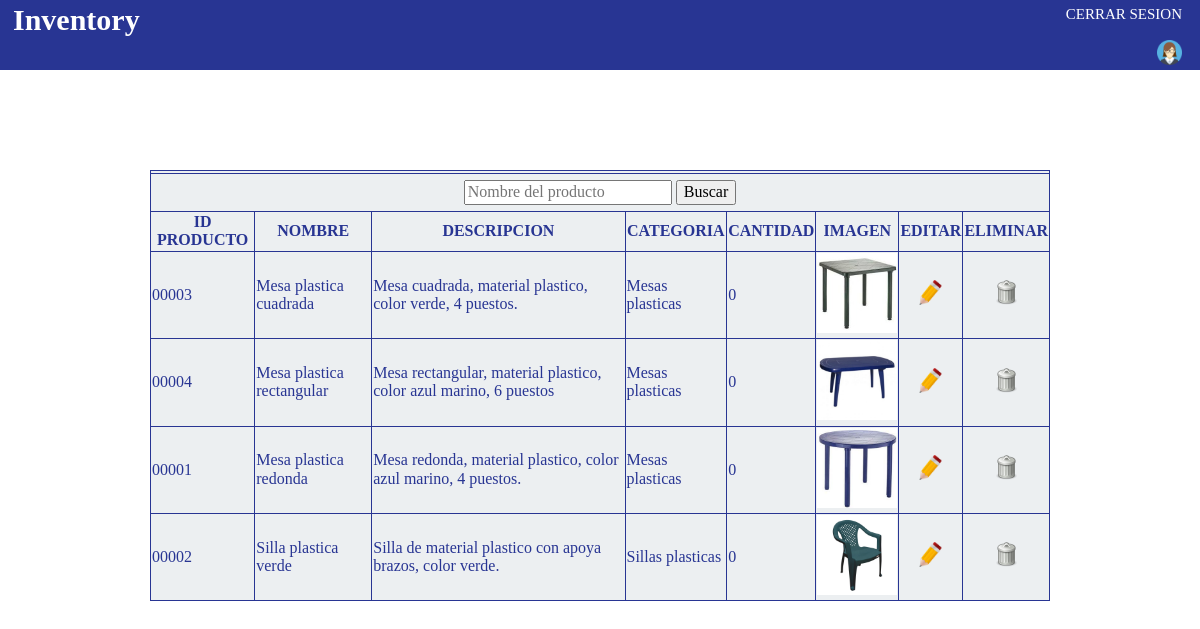
The page /inventarioAlmacen.php on the database its author committed.
### tables this page shows
CREATE TABLE IF NOT EXISTS `producto` (
  `id_producto` int(5) UNSIGNED ZEROFILL NOT NULL AUTO_INCREMENT,
  `nombre` varchar(30) NOT NULL,
  `descripcion` varchar(120) NOT NULL,
  `categoria` varchar(30) NOT NULL,
  `cantidad` int(11) NOT NULL,
  `precio` int(11) NOT NULL,
  `almacen` varchar(30) NOT NULL,
  `imagen` varchar(120) NOT NULL,
  PRIMARY KEY (`id_producto`)
);

### inventarioAlmacen.php (the view, shortened to what this page needs)
<?php
	include('conexion.php');
?>
<!DOCTYPE html>
<html>
	<head>
		<link rel="stylesheet" type="text/css" href="css/normalize.css">
		<link rel="stylesheet" type="text/css" href="css/style.css">
	</head>
	<body>
		<?php
			if ($_SESSION['sexo']=='masculino') {
				include('bannerM.php');
			} else {
				include('bannerF.php');
			}
			$almacen=$_GET['pro'];
			$sql="SELECT * FROM producto WHERE almacen='$almacen' GROUP BY nombre";
			$query=mysqli_query($link,$sql)or die(mysqli_error($link));
			$resultados=mysqli_num_rows($query);
		?>
			<table align="center" id="lista1" border="1">
				<tr>
					<th colspan="8"><?php echo $almacen; ?></th>
				</tr>
				<tr>
					<form method="post">
						<th colspan="9" height="35px"><input type="text" name="buscar" placeholder="Nombre del producto">       <input type="submit" name="busqueda" value="Buscar"></th>
					</form>
				</tr>
				<tr>
					<th>ID PRODUCTO</th>
					<th>NOMBRE</th>
					<th>DESCRIPCION</th>
					<th>CATEGORIA</th>
					<th>CANTIDAD</th>
					<th>IMAGEN</th>
					<th>EDITAR</th>
					<th>ELIMINAR</th>
				</tr><?php
				if ($resultados==0) { ?>
					<tr>
						<th colspan="8"><p style="color: red;">NO HAY PRODUCTOS CARGADOS A ESTE ALMACEN</p></th>
					</tr><?php
				} else {
					while ($row=mysqli_fetch_array($query)) {
						if (isset($_POST['buscar']) && $_POST['buscar']!='') {
							$sql1="SELECT *, sum(cantidad) as cantidadProductoAlmacen FROM producto WHERE almacen='$almacen' AND nombre LIKE '$_POST[buscar] %' OR almacen='$almacen' AND nombre LIKE '% $_POST[buscar]' OR almacen='$almacen' AND nombre LIKE '% $_POST[buscar] %' OR almacen='$almacen' AND nombre LIKE '%$_POST[buscar]%' GROUP BY nombre";
							$query1=mysqli_query($link,$sql1)or die(mysqli_error($link));
							$resultados1=mysqli_num_rows($query1);
							if ($resultados1==0) { ?>
								<tr>
									<th colspan="8"><p style="color: red; border-color: #283593;">NO HAY RESULTADOS DE LA BUSQUEDA</p></th>
								</tr><?php
							} else {
								while ($row1=mysqli_fetch_array($query1)) { ?>
								 	<tr>
										<td><?php echo $row1['id_producto']; ?></td>
										<td><?php echo $row1['nombre']; ?></td>
										<td><?php echo $row1['descripcion']; ?></td>
										<td><?php echo $row1['categoria']; ?></td>
										<td><?php echo $row1['cantidadProductoAlmacen']; ?></td>
										<td><img id="imagen" src="img/<?php echo $row1['imagen']; ?>"></td>
										<th><a href="editarProducto.php?pro=<?php print $row1[0] ?>"><img src="img/Pencil512_44200.png" id="modificar"></a></th>
										<th><a href="eliminarProducto.php?pro=<?php print $row1[0]; ?>"><img src="img/Icon-trash.png" id="modificar"></a></th>
									</tr><?php
								}
							}
						} else {
							$sql1="SELECT *, sum(cantidad) as cantidadProductoAlmacen FROM producto WHERE nombre='$row[nombre]' AND almacen='$almacen' GROUP BY nombre";
							$query1=mysqli_query($link,$sql1)or die(mysqli_error($link));
							while ($row1=mysqli_fetch_array($query1)) { ?>
							 	<tr>
									<td><?php echo $row1['id_producto']; ?></td>
									<td><?php echo $row1['nombre']; ?></td>
									<td><?php echo $row1['descripcion']; ?></td>
									<td><?php echo $row1['categoria']; ?></td>
									<td><?php echo $row1['cantidadProductoAlmacen']; ?></td>
									<td><img id="imagen" src="img/<?php echo $row1['imagen']; ?>"></td>
									<th><a href="editarProducto.php?pro=<?php print $row1[0] ?>"><img src="img/Pencil512_44200.png" id="modificar"></a></th>
									<th><a href="eliminarProducto.php?pro=<?php print $row1[0]; ?>"><img src="img/Icon-trash.png" id="modificar"></a></th>
								</tr><?php
							 }
						}
					}
				} ?>
			</table>
	</body>
</html>

### css/style.css (style rules this page uses)
#lista1 { margin-top: 100px; font-family: calibri; background-color: #eceff1; color: #283593; border-collapse: collapse; border-color: #283593; width: 75%; }
#modificar { height: 25px; padding: 5px; }
#imagen { height: 80px; }

### rows shown on the page
producto: id_producto "00003", nombre "Mesa plastica cuadrada", descripcion "Mesa cuadrada, material plastico, color verde, 4 puestos.", categoria "Mesas plasticas", cantidadProductoAlmacen "0", imagen (picture)
producto: id_producto "00004", nombre "Mesa plastica rectangular", descripcion "Mesa rectangular, material plastico, color azul marino, 6 puestos", categoria "Mesas plasticas", cantidadProductoAlmacen "0", imagen (picture)
producto: id_producto "00001", nombre "Mesa plastica redonda", descripcion "Mesa redonda, material plastico, color azul marino, 4 puestos.", categoria "Mesas plasticas", cantidadProductoAlmacen "0", imagen (picture)
producto: id_producto "00002", nombre "Silla plastica verde", descripcion "Silla de material plastico con apoya brazos, color verde.", categoria "Sillas plasticas", cantidadProductoAlmacen "0", imagen (picture)
